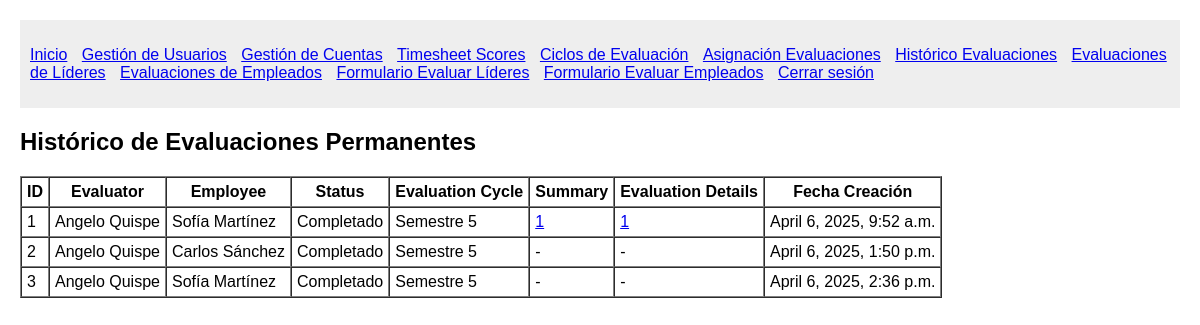
Before: /permanent_assignments/ (signed in) with the older database file.
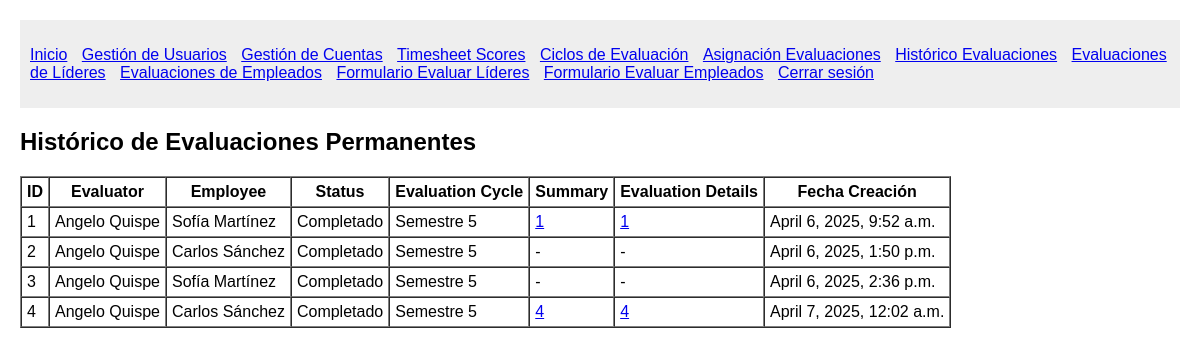
After: the same page with the newer database file.
### System/models.py (models this page shows)
class Permanent_EvaluationAssignment(models.Model):
    evaluator = models.ForeignKey(Usuario, on_delete=models.CASCADE, related_name='permanent_evaluator_assignments')
    employee = models.ForeignKey(Usuario, on_delete=models.CASCADE, related_name='permanent_employee_assignments')
    status = models.CharField(max_length=50)
    created_at = models.DateTimeField(auto_now_add=True)
    summary = models.ForeignKey(Summary, on_delete=models.CASCADE, null=True, blank=True)
    evaluation_details = models.ForeignKey(EvaluationDetails, on_delete=models.CASCADE, null=True, blank=True)
    evaluation_cycle = models.CharField(max_length=50)

class Usuario(models.Model):
    first_name = models.CharField(max_length=50)
    middle_name = models.CharField(max_length=50, blank=True, null=True)
    last_name = models.CharField(max_length=50)
    second_last_name = models.CharField(max_length=50, blank=True, null=True)
    user_type = models.CharField(max_length=50)
    position = models.ForeignKey(Position, on_delete=models.PROTECT)

class Summary(models.Model):
    employee = models.ForeignKey(Usuario, on_delete=models.CASCADE, related_name='employee_summaries')
    evaluator = models.ForeignKey(Usuario, on_delete=models.CASCADE, related_name='evaluator_summaries')
    R = models.FloatField() # Ponderado Responsabilidades de la posición
    L = models.FloatField(blank=True, null=True) # Ponderado Responsabilidades por liderazgo
    H = models.FloatField() # Ponderado Habilidades
    E = models.FloatField() # Ponderado Enfoque
    C = models.FloatField() # Ponderado Competencia Técnica
    M = models.FloatField() # Ponderado Metas y Resultados
    V = models.FloatField() # Ponderado Valores Corporativos
    final_score = models.FloatField() # Suma de ponderados
    performance_level = models.CharField(max_length=50)
    evaluation_type = models.CharField(max_length=50)
    created_at = models.DateTimeField(auto_now_add=True)
    position = models.ForeignKey(Position, on_delete=models.PROTECT)

class EvaluationDetails(models.Model):
    R1 = models.IntegerField()
    R2 = models.IntegerField()
    R3 = models.IntegerField()
    R4 = models.IntegerField()
    R5 = models.IntegerField()
    R_comments = models.TextField(blank=True, null=True)
    L1 = models.IntegerField(blank=True, null=True)
    L2 = models.IntegerField(blank=True, null=True)
    L3 = models.IntegerField(blank=True, null=True)
    L4 = models.IntegerField(blank=True, null=True)
    L5 = models.IntegerField(blank=True, null=True)
    L_comments = models.TextField(blank=True, null=True)
    H1 = models.IntegerField()
    H2 = models.IntegerField()
    H3 = models.IntegerField()
    H4 = models.IntegerField()
    H5 = models.IntegerField()
    H_comments = models.TextField(blank=True, null=True)
    E1 = models.IntegerField()
    E2 = models.IntegerField()
    E3 = models.IntegerField()
    E4 = models.IntegerField()
    E_comments = models.TextField(blank=True, null=True)
    C1 = models.IntegerField()
    C2 = models.IntegerField()
    C3 = models.IntegerField()
    C4 = models.IntegerField()
    C5 = models.IntegerField()
    C6 = models.IntegerField()
    C_comments = models.TextField(blank=True, null=True)
    M1 = models.IntegerField()
    M2 = models.IntegerField()
    M_comments = models.TextField(blank=True, null=True)
    V1 = models.IntegerField()
    V2 = models.IntegerField()
    V3 = models.IntegerField()
    V4 = models.IntegerField()
    V5 = models.IntegerField()
    V_comments = models.TextField(blank=True, null=True)
    final_comments = models.TextField(blank=True, null=True)

### System/views.py (the view)
# urls.py: path('permanent_assignments/', views.list_permanent_assignments, name='list_permanent_assignments'),
@login_required
def list_permanent_assignments(request):
    assignments = Permanent_EvaluationAssignment.objects.all()
    return render(request, 'System/manage_permanent_assignments.html', {'assignments': assignments})

### System/views.py (called while the page is built)
def login_required(view_func):
    @wraps(view_func)
    def wrapped_view(request, *args, **kwargs):
        if not request.session.get('user_id'):
            return redirect('login')
        return view_func(request, *args, **kwargs)
    return wrapped_view

### System/templates/System/manage_permanent_assignments.html (shortened to what this page needs)
{% extends 'System/base.html' %}
{% load static %}
{% block content %}
    <h2>Histórico de Evaluaciones Permanentes</h2>
    <table border="1" cellspacing="0" cellpadding="5">
        <thead>
            <tr>
                <th>ID</th>
                <th>Evaluator</th>
                <th>Employee</th>
                <th>Status</th>
                <th>Evaluation Cycle</th>
                <th>Summary</th>
                <th>Evaluation Details</th>
                <th>Fecha Creación</th>
            </tr>
        </thead>
        <tbody>
            {% for assign in assignments %}
                <tr>
                    <td>{{ assign.id }}</td>
                    <td>{{ assign.evaluator.first_name }} {{ assign.evaluator.last_name }}</td>
                    <td>{{ assign.employee.first_name }} {{ assign.employee.last_name }}</td>
                    <td>{{ assign.status }}</td>
                    <td>{{ assign.evaluation_cycle }}</td>
                    <td>
                        {% if assign.summary %}
                            <a href="{% url 'detail_summary' assign.summary.id %}">{{ assign.summary.id }}</a>
                        {% else %}
                            -
                        {% endif %}
                    </td>
                    <td>
                        {% if assign.evaluation_details %}
                            <a href="{% url 'detail_evaluation_details' assign.evaluation_details.id %}">{{ assign.evaluation_details.id }}</a>
                        {% else %}
                            -
                        {% endif %}
                    </td>
                    <td>{{ assign.created_at }}</td>
                </tr>
            {% empty %}
                <tr>
                    <td colspan="8">No hay registros históricos.</td>
                </tr>
            {% endfor %}
        </tbody>
    </table>
{% endblock %}

Changed rows visible on the page:
added Permanent_EvaluationAssignment: id "4", evaluator.first_name "Angelo", evaluator.last_name "Quispe", employee.first_name "Carlos", employee.last_name "Sánchez", status "Completado", evaluation_cycle "Semestre 5", summary.id "4", evaluation_details.id "4", created_at "April 7, 2025, 12:02 a.m."
